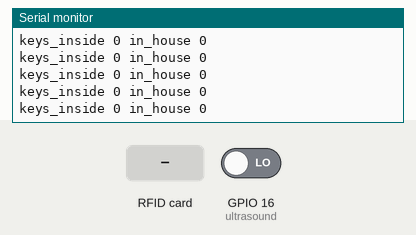
This sketch was run on a simulated ESP8266 (NodeMCU). On the bench: the last lines printed to the serial monitor. The inputs (shaded band) are chosen by the test bench; at power-on: GPIO 16 (ultrasound) LOW. WiFi joins after 1.5 s; servers stay silent unless stated.

Above: at 2.7 s.
2.8 s: GPIO 16 (ultrasound) driven HIGH
At 3.2 s:
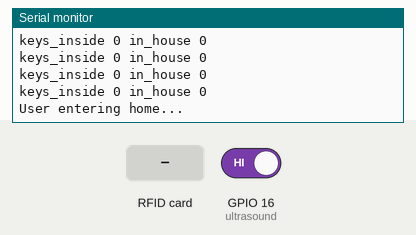
4.3 s: RFID card 01 23 45 67 89 held to the reader
At 6.19 s:
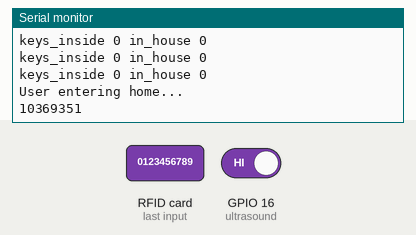
7.3 s: RFID card 5E 7A 19 C4 held to the reader
At 9.64 s:
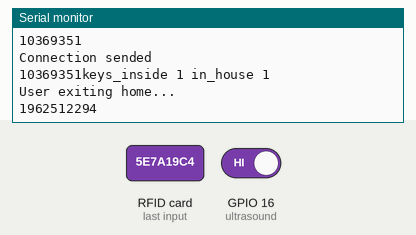

Measured:
- after the input at 2.8 s, the serial monitor: prints a new line at once (image 1)
- after the input at 4.3 s, the serial monitor: prints a new line after 1.7 s (image 2)
- after the input at 7.3 s, the serial monitor: prints a new line after 2.2 s (image 3)

The sketch:

door_controller.ino
```cpp
#include <ESP8266WiFi.h>
#include <SPI.h>
#include <MFRC522.h>
/*
 * RC522 Interfacing with NodeMCU
 *
 * Typical pin layout used:
 * ----------------------------------
 *             MFRC522      Node
 *             Reader/PCD   MCU
 * Signal      Pin          Pin
 * ----------------------------------
 * RST/Reset   RST          D1 (GPIO5)
 * SPI SS      SDA(SS)      D2 (GPIO4)
 * SPI MOSI    MOSI         D7 (GPIO13)
 * SPI MISO    MISO         D6 (GPIO12)
 * SPI SCK     SCK          D5 (GPIO14)
 * 3.3V        3.3V         3.3V
 * GND         GND          GND
 */

//ultrsound parameters
#define trig 15
#define echo 0
#define dist_thresh 10
#define key_time_thres 10000 // 5 seg
#define SS_PIN 4
#define RST_PIN 5
#define ultrasound 16

//server config
const char* ssid = "marenostrum";
const char* password = "0123456789";
const char * host = "192.168.1.119";
//const char * host = "192.168.1.19";
const uint16_t port = 3000;

//initial state
bool in_house = false;

// ultrasound
long duration;
float dist, err, ef;

// RF
MFRC522 rfid(SS_PIN, RST_PIN); // Instance of the class

MFRC522::MIFARE_Key key;

void setup() {
    //Setup ultrasound pins
    pinMode(trig, OUTPUT);
    pinMode(echo, INPUT);

    //Setup serial for log
    Serial.begin(115200);
    Serial.println();
    Serial.println();

    Serial.print("Connecting to ");
    Serial.println(ssid);

    //connect to network
    WiFi.mode(WIFI_STA);
    WiFi.begin(ssid, password);

    //wait for wifi connection
    while(WiFi.status() != WL_CONNECTED) {
        delay(500);
        Serial.print(".");
    }

    //Log the newtwork info
    Serial.println("");
    Serial.println("WiFi connnected");
    Serial.println("IP address: ");
    Serial.println(WiFi.localIP());

    // RF
    SPI.begin(); // Init SPI bus
    rfid.PCD_Init(); // Init MFRC522

    for (byte i = 0; i < 6; i++) {
        key.keyByte[i] = 0xFF;
    }
}


bool getPetition(WiFiClient &cl,  String path){
    cl.print("GET " + path + " HTTP/1.1\r\n" + "Host: " + host + "\r\n" + "Connection: close\r\n" + "\r\n");
}

bool put_petition (WiFiClient &cl,  String path, String key) {
    cl.print("PUT " + path + " HTTP/1.1\r\n" + "Host: " + host + "\r\n" + "uid: " + key + "\r\n" + "Connection: close\r\n" + "\r\n");
}
/*
   bool doorOpen(){
// Clear trig pin
digitalWrite(trig, LOW);
delayMicroseconds(2);

// trigger signal
digitalWrite(trig, HIGH);
delayMicroseconds(10);
digitalWrite(trig,LOW);

// Reading the echo pin
duration = pulseIn(echo, HIGH);
dist = (float)duration/58;
Serial.print(dist);

if ( dist <= dist_thresh ){
Serial.println("Door is openned");
}else{
Serial.println("Door is closed");
}
return dist <= dist_thresh;
}
 */

bool doorOpen () {
    return digitalRead(ultrasound);
}

void sendInHouse(){
    Serial.println("User entering home...");
    WiFiClient cl;
    if (!cl.connect(host, port)){
        Serial.println("Connection failed");
        return;
    }

    if (cl.connected()){
        getPetition(cl, "/api/in");
    }
}

void sendOutHouse(){
    Serial.println("User exiting home...");
    WiFiClient cl;
    if (!cl.connect(host, port)){
        Serial.println("Connection failed");
        return;
    }

    if (cl.connected()){
        getPetition(cl, "/api/out");
    }
}

bool send_key (String key){
    WiFiClient cl;
    if (!cl.connect(host, port)) {
        Serial.println("Connection failed");
    }

    if (cl.connected()) {
        put_petition(cl, "/api/user_enter", key);
        //        getPetition(cl, "/api/user_enter");
        Serial.println("Connection sended ");
        Serial.print(key);
        return true;
    }
    return false;
}

void send_leave_keys(){
    Serial.println("User forgot keys...");
    WiFiClient cl;
    if (!cl.connect(host, port)){
        Serial.println("Connection failed");
        return;
    }

    if (cl.connected()){
        getPetition(cl, "/api/advise_leave_keys");
    }
}

void send_take_keys(){
    Serial.println("User remember keys...");
    WiFiClient cl;
    if (!cl.connect(host, port)){
        Serial.println("Connection failed");
        return;
    }

    if (cl.connected()){
        getPetition(cl, "/api/advise_take_keys");
    }
}

void delay_s(int s){
    for(int i = 0; i<s; i++) delay(1000);
}

unsigned long door_time;
bool keys_inside = false;

void loop() {
    if(doorOpen()){
        door_time = millis();

        if (in_house){
            //user was in house -> exiting
            sendOutHouse();
        }else{
            //user was outside -> is entering
            sendInHouse();
        }

        //state changed
        in_house = !in_house;
        delay_s(3);
    }
    // Reset the loop if no new card present on the sensor/reader. This saves the entire process when idle.

    if ( rfid.PICC_IsNewCardPresent() && rfid.PICC_ReadCardSerial()) {
        String key = String(rfid.uid.uidByte[3]);
        key.concat(rfid.uid.uidByte[2]);
        key.concat(rfid.uid.uidByte[1]);
        key.concat(rfid.uid.uidByte[0]);
        Serial.println(key);
        send_key(key);
        keys_inside ^= 1;
    }

    Serial.print("keys_inside ");
    Serial.print(keys_inside);
    Serial.print(" in_house ");
    Serial.println(in_house);
    if ((keys_inside != in_house) && (millis() - door_time) > key_time_thres) {
        Serial.println("something");
        if (keys_inside)
            send_take_keys();
        else
            send_leave_keys();
        door_time = millis();
    }
    // Halt PICC
    rfid.PICC_HaltA();

    // Stop encryption on PCD
    rfid.PCD_StopCrypto1();
    delay (50);
}
```
